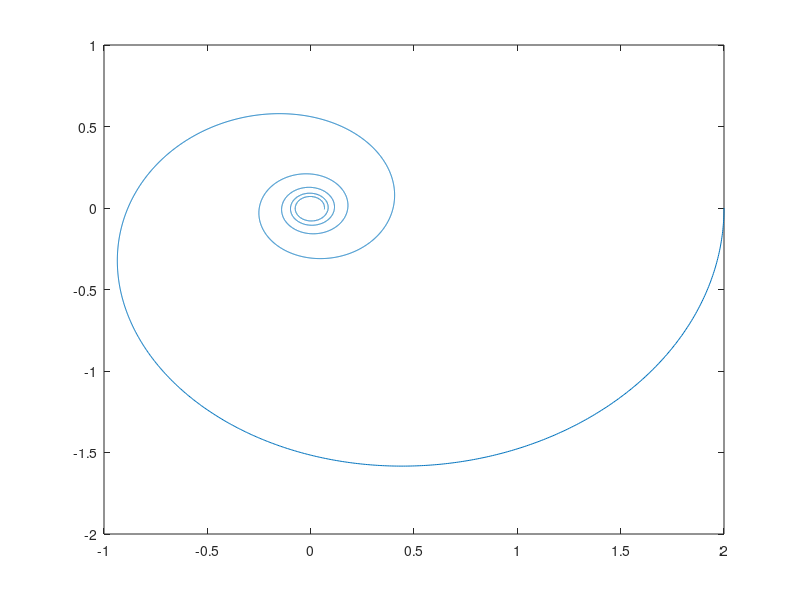

This chart was generated by the following MATLAB code:
%w in von 0 - 1000 in 0.1 Schritten
w = 0:0.1:1000
%Uebertragsfunktion fuer 1)
G = 2*exp(-(0.03 * j .* w)) ./(1 + 0.03 * j .* w)
plot(real(G), imag(G))